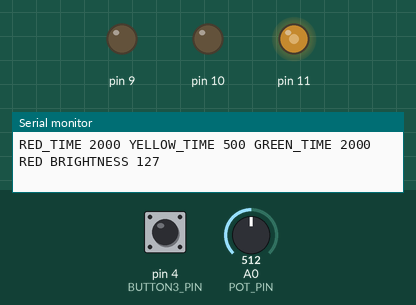
A program run on a simulated Arduino Uno, built with avr-gcc and run on an emulated ATmega328P. Parts: output pins drawn as LEDs (lit = HIGH), the last lines printed to the serial monitor. Inputs (shaded band) come from the test bench; at power-on: A0 (POT_PIN) = 512, pin 4 (BUTTON3_PIN) HIGH.

Above: at 1.2 s.
1.3 s: A0 (POT_PIN) set to 716
At 3.3 s:
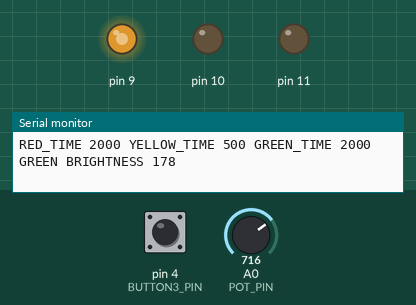
4.3 s: A0 (POT_PIN) set to 900
At 7.0 s:
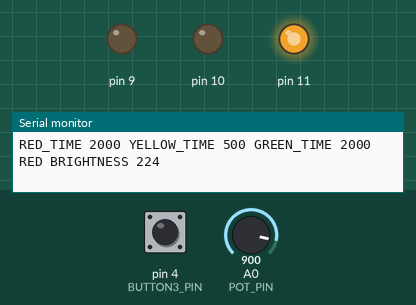
7.3 s: A0 (POT_PIN) set to 511
At 9.1 s:
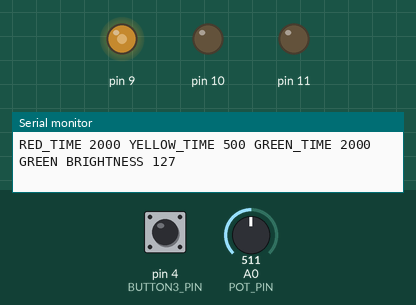
10.3 s: pin 4 (BUTTON3_PIN) pulled LOW for 0.15 s
At 11.5 s:
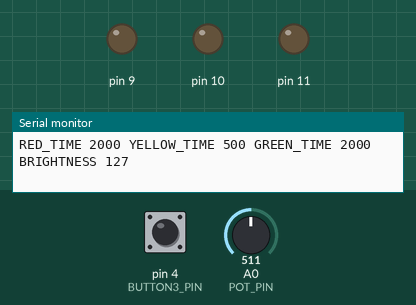
11.9 s: pin 4 (BUTTON3_PIN) pulled LOW for 1 s
At 14.15 s:
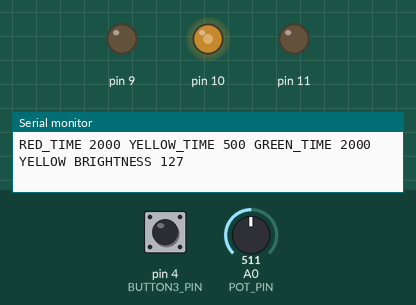
15.9 s: A0 (POT_PIN) set to 122
At 18.6 s:
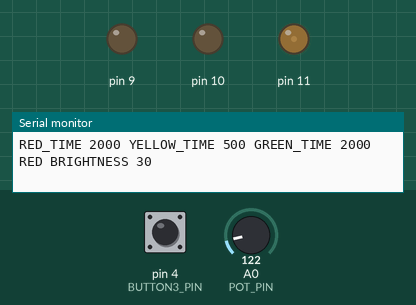
Timing chart, 0 to 19.9 s (numbered marks = the images above; inputs shaded):
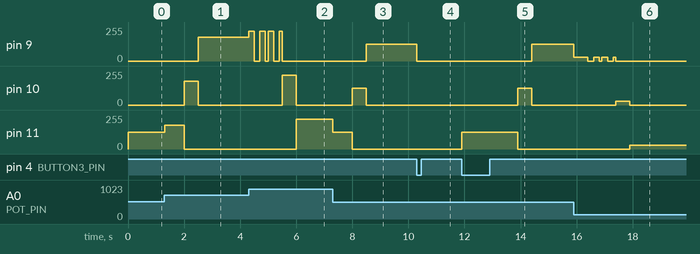

Measured:
- after the input at 1.3 s, pin 9: 0/255 → 178/255 after 1.2 s; pin 11: 127/255 → 178/255 at once, → 0/255 0.70 s later
- after the input at 4.3 s, pin 11: 0/255 → 224/255 after 1.7 s
- after the input at 7.3 s, pin 9: 0/255 → 127/255 after 1.2 s; pin 11: 224/255 → 127/255 at once, → 0/255 0.70 s later
- after the input at 10.3 s, pin 10: stays 0/255 (without the input it goes to 127/255 after 1.2 s)
- after the input at 11.9 s, pin 9: 0/255 → 127/255 after 2.5 s; pin 10: 0/255 → 127/255 after 2.0 s, → 0/255 0.50 s later; pin 11: 0/255 → 127/255 at once, → 0/255 2.0 s later
- after the input at 15.9 s, pin 11: 0/255 → 30/255 after 2.0 s

The program:

main.cpp
```cpp
#include <TaskScheduler.h> // TaskScheduler 라이브러리 포함
#include <Arduino.h> // Arduino 라이브러리 포함
#include <PinChangeInterrupt.h> // PinChangeInterrupt 라이브러리 포함
#define DEBOUNCE_DELAY 50  // 디바운스 지연 시간 (밀리초)

// 신호등 주기 (밀리초)
int RED_TIME = 2000; // 빨간불 시간
int YELLOW_TIME = 500; // 노란불 시간
int GREEN_TIME = 2000; // 초록불 시간
const int GREEN_BLINK = 1000; // 초록불 깜빡임 시간
const int GREEN_BLINK_INTERVAL = 166; // 초록불 깜빡임 간격

// 핀 번호 설정
const int BUTTON1_PIN = 2; // 1번 버튼 핀
const int BUTTON2_PIN = 3; // 2번 버튼 핀
const int BUTTON3_PIN = 4; // 3번 버튼 핀
const int POT_PIN = A0;    // 가변저항 핀

// 상태 변수
bool basicFunctionOn = true; // 기본 기능의 동작 활성화 상태 변수
bool firstFunctionOn = false; // 1번 스위치 동작 활성화 상태 변수
bool secondFunctionOn = false; // 2번 스위치 동작 활성화 상태 변수
int potValue = 0;          // 가변저항 값
int ledBrightness = 0;     // LED 밝기
bool redState = false; // 빨간불 상태
bool yellowState = false; // 노란불 상태
bool greenState = false; // 초록불 상태
volatile unsigned long lastPressTime1 = 0; // 1번 버튼 마지막 눌린 시간
volatile unsigned long lastPressTime2 = 0; // 2번 버튼 마지막 눌린 시간
volatile unsigned long lastPressTime3 = 0; // 3번 버튼 마지막 눌린 시간

// 함수 선언
bool redOE(); // 빨간불 OnEnable 함수
void redOD(); // 빨간불 OnDisable 함수
bool yellowOE(); // 노란불 OnEnable 함수
void yellowOD(); // 노란불 OnDisable 함수
void yellowOD_2(); // 노란불 OnDisable 함수 (다른 용도)
bool greenOE(); // 초록불 OnEnable 함수
void greenOD(); // 초록불 OnDisable 함수
bool greenBlinkOE(); // 초록불 깜빡임 OnEnable 함수
void greenBlinkCB(); // 초록불 깜빡임 콜백 함수
void greenBlinkOD(); // 초록불 깜빡임 OnDisable 함수
void allBlinkCB(); // 모든 불 깜빡임 콜백 함수
void allBlinkOD(); // 모든 불 깜빡임 OnDisable 함수
void buttonISR1(); // 1번 버튼 인터럽트 서비스 루틴
void buttonISR2(); // 2번 버튼 인터럽트 서비스 루틴
void buttonISR3(); // 3번 버튼 인터럽트 서비스 루틴
void parseSerialData(String data); // 시리얼 데이터 파싱 함수

// 스케줄러 객체 생성
Scheduler ts;

// Task 객체 생성
Task red(RED_TIME, TASK_ONCE, NULL, &ts, false, redOE, redOD); // 빨간불 Task
Task yellow(YELLOW_TIME, TASK_ONCE, NULL, &ts, false, yellowOE, yellowOD); // 노란불 Task
Task green(GREEN_TIME, TASK_ONCE, NULL, &ts, false, greenOE, greenOD); // 초록불 Task
Task greenBlink(GREEN_BLINK_INTERVAL, GREEN_BLINK / (GREEN_BLINK_INTERVAL), greenBlinkCB, &ts, false, greenBlinkOE, greenBlinkOD); // 초록불 깜빡임 Task
Task yellow_2(YELLOW_TIME, TASK_ONCE, NULL, &ts, false, yellowOE, yellowOD_2); // 노란불 Task (다른 용도)
Task allBlink(GREEN_BLINK_INTERVAL, TASK_FOREVER, allBlinkCB, &ts, false, NULL, allBlinkOD); // 모든 불 깜빡임 Task
Task ledControl(100, TASK_FOREVER, []() { // LED 제어 Task
  // LED 밝기 제어
  analogWrite(11, redState ? ledBrightness : 0); // 빨간불 밝기 제어
  analogWrite(10, yellowState ? ledBrightness : 0); // 노란불 밝기 제어
  analogWrite(9, greenState ? ledBrightness : 0); // 초록불 밝기 제어

  // 시리얼로 상태 전송
  Serial.print("RED_TIME ");
  Serial.print(RED_TIME);
  Serial.print(" "); // 띄어쓰기 추가
  Serial.print("YELLOW_TIME ");
  Serial.print(YELLOW_TIME);
  Serial.print(" "); // 띄어쓰기 추가
  Serial.print("GREEN_TIME ");
  Serial.print(GREEN_TIME);
  Serial.print(" ");
  Serial.print(redState ? "RED " : "");
  Serial.print(yellowState ? "YELLOW " : "");
  Serial.print(greenState ? "GREEN " : "");
  Serial.print("BRIGHTNESS ");
  Serial.println(ledBrightness); // 가변저항 값 출력
}, &ts, true);

void setup() {
  Serial.begin(9600); // 시리얼 통신 초기화
  pinMode(11, OUTPUT); // 빨간불 핀 설정
  pinMode(10, OUTPUT); // 노란불 핀 설정
  pinMode(9, OUTPUT); // 초록불 핀 설정
  pinMode(BUTTON1_PIN, INPUT_PULLUP); // 1번 버튼 핀 설정
  pinMode(BUTTON2_PIN, INPUT_PULLUP); // 2번 버튼 핀 설정
  pinMode(BUTTON3_PIN, INPUT_PULLUP); // 3번 버튼 핀 설정

  // 인터럽트 설정
  attachPCINT(digitalPinToPCINT(BUTTON1_PIN), buttonISR1, FALLING); // 1번 버튼 인터럽트 설정
  attachPCINT(digitalPinToPCINT(BUTTON2_PIN), buttonISR2, FALLING); // 2번 버튼 인터럽트 설정
  attachPCINT(digitalPinToPCINT(BUTTON3_PIN), buttonISR3, FALLING); // 3번 버튼 인터럽트 설정

  red.restartDelayed(); // 빨간불 Task 지연 시작
}

void loop() {
  potValue = analogRead(POT_PIN); // 가변저항 값 읽기
  ledBrightness = map(potValue, 0, 1023, 0, 255); // 가변저항 값을 LED 밝기로 매핑

  // 시리얼 데이터 읽기
  if (Serial.available() > 0) {
    String data = Serial.readStringUntil('\n'); // 개행 문자 기준으로 시리얼 데이터 읽기
    parseSerialData(data); // 시리얼 데이터 파싱
  }

  ts.execute(); // 스케줄러 실행
}

void parseSerialData(String data) {
  data.trim(); // 데이터 앞뒤 공백 제거

  if (data.length() == 0) return; // 빈 데이터 방지

  int spaceIndex = data.indexOf(' '); // 공백 위치 찾기
  if (spaceIndex == -1) return; // 공백이 없으면 처리 안 함

  String command = data.substring(0, spaceIndex); // 명령어 추출
  int value = data.substring(spaceIndex + 1).toInt(); // 값 추출 및 정수 변환

  if (command == "RED_DURATION") {
    RED_TIME = value; // 빨간불 시간 설정
    red.setInterval(RED_TIME); // 빨간불 Task 간격 설정

  } else if (command == "YELLOW_DURATION") {
    YELLOW_TIME = value; // 노란불 시간 설정
    yellow.setInterval(YELLOW_TIME); // 노란불 Task 간격 설정
  } else if (command == "GREEN_DURATION") {
    GREEN_TIME = value; // 초록불 시간 설정
    green.setInterval(GREEN_TIME); // 초록불 Task 간격 설정
  }
}

void buttonISR1() {
  unsigned long currentTime = millis(); // 현재 시간 읽기
  if (currentTime - lastPressTime1 < DEBOUNCE_DELAY) return; // 디바운스 처리
  lastPressTime1 = currentTime; // 마지막 눌린 시간 갱신

  if(!firstFunctionOn) { // 1번 기능이 꺼져있으면
    Serial.println("MODE1"); // 디버깅 메시지 출력
    red.abort(); // 빨간불 Task 정지
    yellow.abort(); // 노란불 Task 정지
    green.abort(); // 초록불 Task 정지
    greenBlink.abort(); // 초록불 깜빡임 Task 정지
    yellow_2.abort(); // 노란불 Task 정지 (다른 용도)
    allBlink.abort(); // 모든 불 깜빡임 Task 정지
    redState = true; // 빨간불 켜기
    yellowState = false; // 노란불 끄기
    greenState = false; // 초록불 끄기
    basicFunctionOn = false; // 기본동작 비활성화
  }
  else { // 1번 기능이 켜져있으면
    Serial.println("MODE0"); // 디버깅 메시지 출력
    red.abort(); // 빨간불 Task 정지
    yellow.abort(); // 노란불 Task 정지
    green.abort(); // 초록불 Task 정지
    greenBlink.abort(); // 초록불 깜빡임 Task 정지
    yellow_2.abort(); // 노란불 Task 정지 (다른 용도)
    allBlink.abort(); // 모든 불 깜빡임 Task 정지
    redState = false; // 빨간불 끄기
    red.restartDelayed(); // 빨간불 Task 지연 시작
    basicFunctionOn = true; // 기본동작 활성화
  }
  firstFunctionOn = !firstFunctionOn; // 1번 동작 상태 변화 명시
}

void buttonISR2() {
  unsigned long currentTime = millis(); // 현재 시간 읽기
  if (currentTime - lastPressTime2 < DEBOUNCE_DELAY) return; // 디바운스 처리
  lastPressTime2 = currentTime; // 마지막 눌린 시간 갱신

  if(!secondFunctionOn) { // 2번 기능이 꺼져있으면
    Serial.println("MODE2"); // 디버깅 메시지 출력
    red.abort(); // 빨간불 Task 정지
    yellow.abort(); // 노란불 Task 정지
    green.abort(); // 초록불 Task 정지
    greenBlink.abort(); // 초록불 깜빡임 Task 정지
    yellow_2.abort(); // 노란불 Task 정지 (다른 용도)
    allBlink.abort(); // 모든 불 깜빡임 Task 정지
    allBlink.restart(); // 모든 불 깜빡임 Task 재시작
    basicFunctionOn = false; // 기본동작 비활성화
  } else { // 2번 기능이 켜져있으면
    Serial.println("MODE0"); // 디버깅 메시지 출력
    red.abort(); // 빨간불 Task 정지
    yellow.abort(); // 노란불 Task 정지
    green.abort(); // 초록불 Task 정지
    greenBlink.abort(); // 초록불 깜빡임 Task 정지
    yellow_2.abort(); // 노란불 Task 정지 (다른 용도)
    allBlink.abort(); // 모든 불 깜빡임 Task 정지
    redState = false; // 빨간불 끄기
    yellowState = false; // 노란불 끄기
    greenState = false; // 초록불 끄기
    red.restartDelayed(); // 빨간불 Task 지연 시작
    basicFunctionOn = true; // 기본동작 활성화
  }
  secondFunctionOn = !secondFunctionOn; // 2번 동작 상태 변화 명시
}

void buttonISR3() {
  unsigned long currentTime = millis(); // 현재 시간 읽기
  if (currentTime - lastPressTime3 < DEBOUNCE_DELAY) return; // 디바운스 처리
  lastPressTime3 = currentTime; // 마지막 눌린 시간 갱신

  if (basicFunctionOn) { // 기본기능 중이면
    Serial.println("MODE3"); // 디버깅 메시지 출력
    red.abort(); // 빨간불 Task 정지
    yellow.abort(); // 노란불 Task 정지
    green.abort(); // 초록불 Task 정지
    greenBlink.abort(); // 초록불 깜빡임 Task 정지
    yellow_2.abort(); // 노란불 Task 정지 (다른 용도)
    allBlink.abort(); // 모든 불 깜빡임 Task 정지
    redState = false; // 빨간불 끄기
    yellowState = false; // 노란불 끄기
    greenState = false; // 초록불 끄기
  }
  else { // 기본기능 꺼져있으면(1번 켜져있거나 2번 켜져있는 경우도 포함함)
    Serial.println("MODE0"); // 디버깅 메시지 출력
    digitalWrite(11, LOW); // 빨간불 끄기
    allBlink.abort(); // 모든 불 깜빡임 Task 정지
    red.restartDelayed(); // 빨간불 Task 지연 시작
  }
  basicFunctionOn = !basicFunctionOn; // 기본동작 상태 변화 명시
}

bool redOE() {
  redState = true; // 빨간불 켜기
  return true;
}
void redOD() {
  redState = false; // 빨간불 끄기
  yellow.restartDelayed(); // 노란불 Task 지연 시작
}

bool yellowOE() {
  yellowState = true; // 노란불 켜기
  return true;
}
void yellowOD() {
  yellowState = false; // 노란불 끄기
  green.restartDelayed(); // 초록불 Task 지연 시작
}
void yellowOD_2() {
  yellowState = false; // 노란불 끄기
  red.restartDelayed(); // 빨간불 Task 지연 시작
}

bool greenOE() {
  greenState = true; // 초록불 켜기
  return true;
}
void greenOD() {
  greenState = false; // 초록불 끄기
  greenBlink.restartDelayed(); // 초록불 깜빡임 Task 지연 시작
}

bool greenBlinkOE() {
  greenState = false; // 초록불 끄기
  return true;
}
void greenBlinkCB()  {
  greenState = !greenState; // 초록불 상태 반전
}
void greenBlinkOD() {
  greenState = false; // 초록불 끄기
  yellow_2.restartDelayed(); // 노란불 Task 지연 시작 (다른 용도)
}

bool allState; // 모든 불 상태
void allBlinkCB() {
  allState = !allState; // 모든 불 상태 반전
  redState = allState; // 빨간불 상태 설정
  yellowState = allState; // 노란불 상태 설정
  greenState = allState; // 초록불 상태 설정
}
void allBlinkOD() {
  redState = false; // 빨간불 끄기
  yellowState = false; // 노란불 끄기
  greenState = false; // 초록불 끄기
}
```
